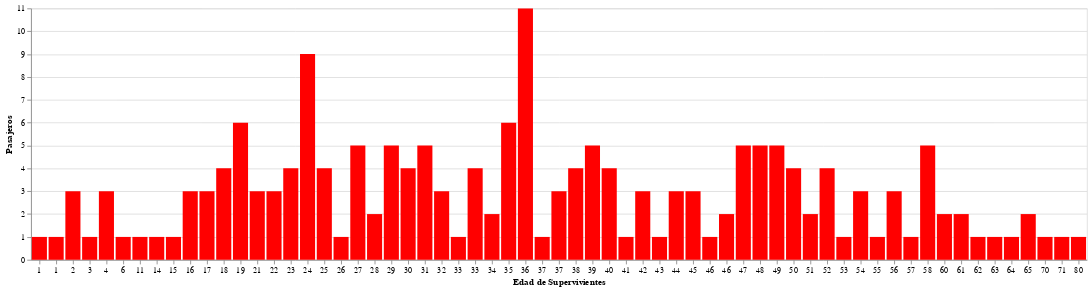

The notebook cell this image was saved under:
### Markdown cell above
Gráfico 1

### Code cell
complex_bars_1 = alt.Chart(passengers_by_age).mark_bar(color='red').encode(
    x = alt.X('Edad:O', title='Edad de Supervivientes', axis=alt.Axis(format = 'd', labelAngle=0)),
    y = alt.Y('Nombre:Q', title='Pasajeros', axis=alt.Axis()),
)

complex_bars_1

### Figure 1 — Vega-Lite specification as saved in the notebook (floating-point values rounded to 4 significant figures)
{"config": {"view": {"continuousWidth": 400, "continuousHeight": 300}}, "data": {"name": "data-d7b85f9310f8a02634bce1296a247ae0"}, "mark": {"type": "bar", "color": "red"}, "encoding": {"x": {"type": "ordinal", "axis": {"format": "d", "labelAngle": 0}, "field": "Edad", "title": "Edad de Supervivientes"}, "y": {"type": "quantitative", "axis": {}, "field": "Nombre", "title": "Pasajeros"}}, "$schema": "https://vega.github.io/schema/vega-lite/v4.8.1.json", "datasets": {"data-d7b85f9310f8a02634bce1296a247ae0": [{"Edad": 0.92, "idPasajero": 1, "Sobreviviente": 1, "Clase": 1, "Nombre": 1, "Sexo": 1, "Parientes/Esposo(a)": 1, "ParientesHijos": 1, "Boleto": 1, "Tarifa": 1, "Cabina": 1, "PuertoEmbarque": 1}, {"Edad": 1.0, "idPasajero": 1, "Sobreviviente": 1, "Clase": 1, "Nombre": 1, "Sexo": 1, "Parientes/Esposo(a)": 1, "ParientesHijos": 1, "Boleto": 1, "Tarifa": 1, "Cabina": 1, "PuertoEmbarque": 1}, {"Edad": 2.0, "idPasajero": 3, "Sobreviviente": 3, "Clase": 3, "Nombre": 3, "Sexo": 3, "Parientes/Esposo(a)": 3, "ParientesHijos": 3, "Boleto": 3, "Tarifa": 3, "Cabina": 3, "PuertoEmbarque": 3}, {"Edad": 3.0, "idPasajero": 1, "Sobreviviente": 1, "Clase": 1, "Nombre": 1, "Sexo": 1, "Parientes/Esposo(a)": 1, "ParientesHijos": 1, "Boleto": 1, "Tarifa": 1, "Cabina": 1, "PuertoEmbarque": 1}, {"Edad": 4.0, "idPasajero": 3, "Sobreviviente": 3, "Clase": 3, "Nombre": 3, "Sexo": 3, "Parientes/Esposo(a)": 3, "ParientesHijos": 3, "Boleto": 3, "Tarifa": 3, "Cabina": 3, "PuertoEmbarque": 3}, {"Edad": 6.0, "idPasajero": 1, "Sobreviviente": 1, "Clase": 1, "Nombre": 1, "Sexo": 1, "Parientes/Esposo(a)": 1, "ParientesHijos": 1, "Boleto": 1, "Tarifa": 1, "Cabina": 1, "PuertoEmbarque": 1}, {"Edad": 11.0, "idPasajero": 1, "Sobreviviente": 1, "Clase": 1, "Nombre": 1, "Sexo": 1, "Parientes/Esposo(a)": 1, "ParientesHijos": 1, "Boleto": 1, "Tarifa": 1, "Cabina": 1, "PuertoEmbarque": 1}, {"Edad": 14.0, "idPasajero": 1, "Sobreviviente": 1, "Clase": 1, "Nombre": 1, "Sexo": 1, "Parientes/Esposo(a)": 1, "ParientesHijos": 1, "Boleto": 1, "Tarifa": 1, "Cabina": 1, "PuertoEmbarque": 1}, {"Edad": 15.0, "idPasajero": 1, "Sobreviviente": 1, "Clase": 1, "Nombre": 1, "Sexo": 1, "Parientes/Esposo(a)": 1, "ParientesHijos": 1, "Boleto": 1, "Tarifa": 1, "Cabina": 1, "PuertoEmbarque": 1}, {"Edad": 16.0, "idPasajero": 3, "Sobreviviente": 3, "Clase": 3, "Nombre": 3, "Sexo": 3, "Parientes/Esposo(a)": 3, "ParientesHijos": 3, "Boleto": 3, "Tarifa": 3, "Cabina": 3, "PuertoEmbarque": 3}, {"Edad": 17.0, "idPasajero": 3, "Sobreviviente": 3, "Clase": 3, "Nombre": 3, "Sexo": 3, "Parientes/Esposo(a)": 3, "ParientesHijos": 3, "Boleto": 3, "Tarifa": 3, "Cabina": 3, "PuertoEmbarque": 3}, {"Edad": 18.0, "idPasajero": 4, "Sobreviviente": 4, "Clase": 4, "Nombre": 4, "Sexo": 4, "Parientes/Esposo(a)": 4, "ParientesHijos": 4, "Boleto": 4, "Tarifa": 4, "Cabina": 4, "PuertoEmbarque": 4}, {"Edad": 19.0, "idPasajero": 6, "Sobreviviente": 6, "Clase": 6, "Nombre": 6, "Sexo": 6, "Parientes/Esposo(a)": 6, "ParientesHijos": 6, "Boleto": 6, "Tarifa": 6, "Cabina": 6, "PuertoEmbarque": 6}, {"Edad": 21.0, "idPasajero": 3, "Sobreviviente": 3, "Clase": 3, "Nombre": 3, "Sexo": 3, "Parientes/Esposo(a)": 3, "ParientesHijos": 3, "Boleto": 3, "Tarifa": 3, "Cabina": 3, "PuertoEmbarque": 3}, {"Edad": 22.0, "idPasajero": 3, "Sobreviviente": 3, "Clase": 3, "Nombre": 3, "Sexo": 3, "Parientes/Esposo(a)": 3, "ParientesHijos": 3, "Boleto": 3, "Tarifa": 3, "Cabina": 3, "PuertoEmbarque": 3}, {"Edad": 23.0, "idPasajero": 4, "Sobreviviente": 4, "Clase": 4, "Nombre": 4, "Sexo": 4, "Parientes/Esposo(a)": 4, "ParientesHijos": 4, "Boleto": 4, "Tarifa": 4, "Cabina": 4, "PuertoEmbarque": 4}, {"Edad": 24.0, "idPasajero": 9, "Sobreviviente": 9, "Clase": 9, "Nombre": 9, "Sexo": 9, "Parientes/Esposo(a)": 9, "ParientesHijos": 9, "Boleto": 9, "Tarifa": 9, "Cabina": 9, "PuertoEmbarque": 9}, {"Edad": 25.0, "idPasajero": 4, "Sobreviviente": 4, "Clase": 4, "Nombre": 4, "Sexo": 4, "Parientes/Esposo(a)": 4, "ParientesHijos": 4, "Boleto": 4, "Tarifa": 4, "Cabina": 4, "PuertoEmbarque": 4}, {"Edad": 26.0, "idPasajero": 1, "Sobreviviente": 1, "Clase": 1, "Nombre": 1, "Sexo": 1, "Parientes/Esposo(a)": 1, "ParientesHijos": 1, "Boleto": 1, "Tarifa": 1, "Cabina": 1, "PuertoEmbarque": 1}, {"Edad": 27.0, "idPasajero": 5, "Sobreviviente": 5, "Clase": 5, "Nombre": 5, "Sexo": 5, "Parientes/Esposo(a)": 5, "ParientesHijos": 5, "Boleto": 5, "Tarifa": 5, "Cabina": 5, "PuertoEmbarque": 5}, {"Edad": 28.0, "idPasajero": 2, "Sobreviviente": 2, "Clase": 2, "Nombre": 2, "Sexo": 2, "Parientes/Esposo(a)": 2, "ParientesHijos": 2, "Boleto": 2, "Tarifa": 2, "Cabina": 2, "PuertoEmbarque": 2}, {"Edad": 29.0, "idPasajero": 5, "Sobreviviente": 5, "Clase": 5, "Nombre": 5, "Sexo": 5, "Parientes/Esposo(a)": 5, "ParientesHijos": 5, "Boleto": 5, "Tarifa": 5, "Cabina": 5, "PuertoEmbarque": 5}, {"Edad": 30.0, "idPasajero": 4, "Sobreviviente": 4, "Clase": 4, "Nombre": 4, "Sexo": 4, "Parientes/Esposo(a)": 4, "ParientesHijos": 4, "Boleto": 4, "Tarifa": 4, "Cabina": 4, "PuertoEmbarque": 4}, {"Edad": 31.0, "idPasajero": 5, "Sobreviviente": 5, "Clase": 5, "Nombre": 5, "Sexo": 5, "Parientes/Esposo(a)": 5, "ParientesHijos": 5, "Boleto": 5, "Tarifa": 5, "Cabina": 5, "PuertoEmbarque": 5}, {"Edad": 32.0, "idPasajero": 3, "Sobreviviente": 3, "Clase": 3, "Nombre": 3, "Sexo": 3, "Parientes/Esposo(a)": 3, "ParientesHijos": 3, "Boleto": 3, "Tarifa": 3, "Cabina": 3, "PuertoEmbarque": 3}, {"Edad": 32.5, "idPasajero": 1, "Sobreviviente": 1, "Clase": 1, "Nombre": 1, "Sexo": 1, "Parientes/Esposo(a)": 1, "ParientesHijos": 1, "Boleto": 1, "Tarifa": 1, "Cabina": 1, "PuertoEmbarque": 1}, {"Edad": 33.0, "idPasajero": 4, "Sobreviviente": 4, "Clase": 4, "Nombre": 4, "Sexo": 4, "Parientes/Esposo(a)": 4, "ParientesHijos": 4, "Boleto": 4, "Tarifa": 4, "Cabina": 4, "PuertoEmbarque": 4}, {"Edad": 34.0, "idPasajero": 2, "Sobreviviente": 2, "Clase": 2, "Nombre": 2, "Sexo": 2, "Parientes/Esposo(a)": 2, "ParientesHijos": 2, "Boleto": 2, "Tarifa": 2, "Cabina": 2, "PuertoEmbarque": 2}, {"Edad": 35.0, "idPasajero": 6, "Sobreviviente": 6, "Clase": 6, "Nombre": 6, "Sexo": 6, "Parientes/Esposo(a)": 6, "ParientesHijos": 6, "Boleto": 6, "Tarifa": 6, "Cabina": 6, "PuertoEmbarque": 6}, {"Edad": 36.0, "idPasajero": 11, "Sobreviviente": 11, "Clase": 11, "Nombre": 11, "Sexo": 11, "Parientes/Esposo(a)": 11, "ParientesHijos": 11, "Boleto": 11, "Tarifa": 11, "Cabina": 11, "PuertoEmbarque": 11}, {"Edad": 36.5, "idPasajero": 1, "Sobreviviente": 1, "Clase": 1, "Nombre": 1, "Sexo": 1, "Parientes/Esposo(a)": 1, "ParientesHijos": 1, "Boleto": 1, "Tarifa": 1, "Cabina": 1, "PuertoEmbarque": 1}, {"Edad": 37.0, "idPasajero": 3, "Sobreviviente": 3, "Clase": 3, "Nombre": 3, "Sexo": 3, "Parientes/Esposo(a)": 3, "ParientesHijos": 3, "Boleto": 3, "Tarifa": 3, "Cabina": 3, "PuertoEmbarque": 3}, {"Edad": 38.0, "idPasajero": 4, "Sobreviviente": 4, "Clase": 4, "Nombre": 4, "Sexo": 4, "Parientes/Esposo(a)": 4, "ParientesHijos": 4, "Boleto": 4, "Tarifa": 4, "Cabina": 4, "PuertoEmbarque": 4}, {"Edad": 39.0, "idPasajero": 5, "Sobreviviente": 5, "Clase": 5, "Nombre": 5, "Sexo": 5, "Parientes/Esposo(a)": 5, "ParientesHijos": 5, "Boleto": 5, "Tarifa": 5, "Cabina": 5, "PuertoEmbarque": 5}, {"Edad": 40.0, "idPasajero": 4, "Sobreviviente": 4, "Clase": 4, "Nombre": 4, "Sexo": 4, "Parientes/Esposo(a)": 4, "ParientesHijos": 4, "Boleto": 4, "Tarifa": 4, "Cabina": 4, "PuertoEmbarque": 4}, {"Edad": 41.0, "idPasajero": 1, "Sobreviviente": 1, "Clase": 1, "Nombre": 1, "Sexo": 1, "Parientes/Esposo(a)": 1, "ParientesHijos": 1, "Boleto": 1, "Tarifa": 1, "Cabina": 1, "PuertoEmbarque": 1}, {"Edad": 42.0, "idPasajero": 3, "Sobreviviente": 3, "Clase": 3, "Nombre": 3, "Sexo": 3, "Parientes/Esposo(a)": 3, "ParientesHijos": 3, "Boleto": 3, "Tarifa": 3, "Cabina": 3, "PuertoEmbarque": 3}, {"Edad": 43.0, "idPasajero": 1, "Sobreviviente": 1, "Clase": 1, "Nombre": 1, "Sexo": 1, "Parientes/Esposo(a)": 1, "ParientesHijos": 1, "Boleto": 1, "Tarifa": 1, "Cabina": 1, "PuertoEmbarque": 1}, {"Edad": 44.0, "idPasajero": 3, "Sobreviviente": 3, "Clase": 3, "Nombre": 3, "Sexo": 3, "Parientes/Esposo(a)": 3, "ParientesHijos": 3, "Boleto": 3, "Tarifa": 3, "Cabina": 3, "PuertoEmbarque": 3}, {"Edad": 45.0, "idPasajero": 3, "Sobreviviente": 3, "Clase": 3, "Nombre": 3, "Sexo": 3, "Parientes/Esposo(a)": 3, "ParientesHijos": 3, "Boleto": 3, "Tarifa": 3, "Cabina": 3, "PuertoEmbarque": 3}, {"Edad": 45.5, "idPasajero": 1, "Sobreviviente": 1, "Clase": 1, "Nombre": 1, "Sexo": 1, "Parientes/Esposo(a)": 1, "ParientesHijos": 1, "Boleto": 1, "Tarifa": 1, "Cabina": 1, "PuertoEmbarque": 1}, {"Edad": 46.0, "idPasajero": 2, "Sobreviviente": 2, "Clase": 2, "Nombre": 2, "Sexo": 2, "Parientes/Esposo(a)": 2, "ParientesHijos": 2, "Boleto": 2, "Tarifa": 2, "Cabina": 2, "PuertoEmbarque": 2}, {"Edad": 47.0, "idPasajero": 5, "Sobreviviente": 5, "Clase": 5, "Nombre": 5, "Sexo": 5, "Parientes/Esposo(a)": 5, "ParientesHijos": 5, "Boleto": 5, "Tarifa": 5, "Cabina": 5, "PuertoEmbarque": 5}, {"Edad": 48.0, "idPasajero": 5, "Sobreviviente": 5, "Clase": 5, "Nombre": 5, "Sexo": 5, "Parientes/Esposo(a)": 5, "ParientesHijos": 5, "Boleto": 5, "Tarifa": 5, "Cabina": 5, "PuertoEmbarque": 5}, {"Edad": 49.0, "idPasajero": 5, "Sobreviviente": 5, "Clase": 5, "Nombre": 5, "Sexo": 5, "Parientes/Esposo(a)": 5, "ParientesHijos": 5, "Boleto": 5, "Tarifa": 5, "Cabina": 5, "PuertoEmbarque": 5}, {"Edad": 50.0, "idPasajero": 4, "Sobreviviente": 4, "Clase": 4, "Nombre": 4, "Sexo": 4, "Parientes/Esposo(a)": 4, "ParientesHijos": 4, "Boleto": 4, "Tarifa": 4, "Cabina": 4, "PuertoEmbarque": 4}, {"Edad": 51.0, "idPasajero": 2, "Sobreviviente": 2, "Clase": 2, "Nombre": 2, "Sexo": 2, "Parientes/Esposo(a)": 2, "ParientesHijos": 2, "Boleto": 2, "Tarifa": 2, "Cabina": 2, "PuertoEmbarque": 2}, {"Edad": 52.0, "idPasajero": 4, "Sobreviviente": 4, "Clase": 4, "Nombre": 4, "Sexo": 4, "Parientes/Esposo(a)": 4, "ParientesHijos": 4, "Boleto": 4, "Tarifa": 4, "Cabina": 4, "PuertoEmbarque": 4}, {"Edad": 53.0, "idPasajero": 1, "Sobreviviente": 1, "Clase": 1, "Nombre": 1, "Sexo": 1, "Parientes/Esposo(a)": 1, "ParientesHijos": 1, "Boleto": 1, "Tarifa": 1, "Cabina": 1, "PuertoEmbarque": 1}, {"Edad": 54.0, "idPasajero": 3, "Sobreviviente": 3, "Clase": 3, "Nombre": 3, "Sexo": 3, "Parientes/Esposo(a)": 3, "ParientesHijos": 3, "Boleto": 3, "Tarifa": 3, "Cabina": 3, "PuertoEmbarque": 3}, {"Edad": 55.0, "idPasajero": 1, "Sobreviviente": 1, "Clase": 1, "Nombre": 1, "Sexo": 1, "Parientes/Esposo(a)": 1, "ParientesHijos": 1, "Boleto": 1, "Tarifa": 1, "Cabina": 1, "PuertoEmbarque": 1}, {"Edad": 56.0, "idPasajero": 3, "Sobreviviente": 3, "Clase": 3, "Nombre": 3, "Sexo": 3, "Parientes/Esposo(a)": 3, "ParientesHijos": 3, "Boleto": 3, "Tarifa": 3, "Cabina": 3, "PuertoEmbarque": 3}, {"Edad": 57.0, "idPasajero": 1, "Sobreviviente": 1, "Clase": 1, "Nombre": 1, "Sexo": 1, "Parientes/Esposo(a)": 1, "ParientesHijos": 1, "Boleto": 1, "Tarifa": 1, "Cabina": 1, "PuertoEmbarque": 1}, {"Edad": 58.0, "idPasajero": 5, "Sobreviviente": 5, "Clase": 5, "Nombre": 5, "Sexo": 5, "Parientes/Esposo(a)": 5, "ParientesHijos": 5, "Boleto": 5, "Tarifa": 5, "Cabina": 5, "PuertoEmbarque": 5}, {"Edad": 60.0, "idPasajero": 2, "Sobreviviente": 2, "Clase": 2, "Nombre": 2, "Sexo": 2, "Parientes/Esposo(a)": 2, "ParientesHijos": 2, "Boleto": 2, "Tarifa": 2, "Cabina": 2, "PuertoEmbarque": 2}, {"Edad": 61.0, "idPasajero": 2, "Sobreviviente": 2, "Clase": 2, "Nombre": 2, "Sexo": 2, "Parientes/Esposo(a)": 2, "ParientesHijos": 2, "Boleto": 2, "Tarifa": 2, "Cabina": 2, "PuertoEmbarque": 2}, {"Edad": 62.0, "idPasajero": 1, "Sobreviviente": 1, "Clase": 1, "Nombre": 1, "Sexo": 1, "Parientes/Esposo(a)": 1, "ParientesHijos": 1, "Boleto": 1, "Tarifa": 1, "Cabina": 1, "PuertoEmbarque": 1}, {"Edad": 63.0, "idPasajero": 1, "Sobreviviente": 1, "Clase": 1, "Nombre": 1, "Sexo": 1, "Parientes/Esposo(a)": 1, "ParientesHijos": 1, "Boleto": 1, "Tarifa": 1, "Cabina": 1, "PuertoEmbarque": 1}, {"Edad": 64.0, "idPasajero": 1, "Sobreviviente": 1, "Clase": 1, "Nombre": 1, "Sexo": 1, "Parientes/Esposo(a)": 1, "ParientesHijos": 1, "Boleto": 1, "Tarifa": 1, "Cabina": 1, "PuertoEmbarque": 1}, {"Edad": 65.0, "idPasajero": 2, "Sobreviviente": 2, "Clase": 2, "Nombre": 2, "Sexo": 2, "Parientes/Esposo(a)": 2, "ParientesHijos": 2, "Boleto": 2, "Tarifa": 2, "Cabina": 2, "PuertoEmbarque": 2}, {"Edad": 70.0, "idPasajero": 1, "Sobreviviente": 1, "Clase": 1, "Nombre": 1, "Sexo": 1, "Parientes/Esposo(a)": 1, "ParientesHijos": 1, "Boleto": 1, "Tarifa": 1, "Cabina": 1, "PuertoEmbarque": 1}, {"Edad": 71.0, "idPasajero": 1, "Sobreviviente": 1, "Clase": 1, "Nombre": 1, "Sexo": 1, "Parientes/Esposo(a)": 1, "ParientesHijos": 1, "Boleto": 1, "Tarifa": 1, "Cabina": 1, "PuertoEmbarque": 1}, {"Edad": 80.0, "idPasajero": 1, "Sobreviviente": 1, "Clase": 1, "Nombre": 1, "Sexo": 1, "Parientes/Esposo(a)": 1, "ParientesHijos": 1, "Boleto": 1, "Tarifa": 1, "Cabina": 1, "PuertoEmbarque": 1}]}}
